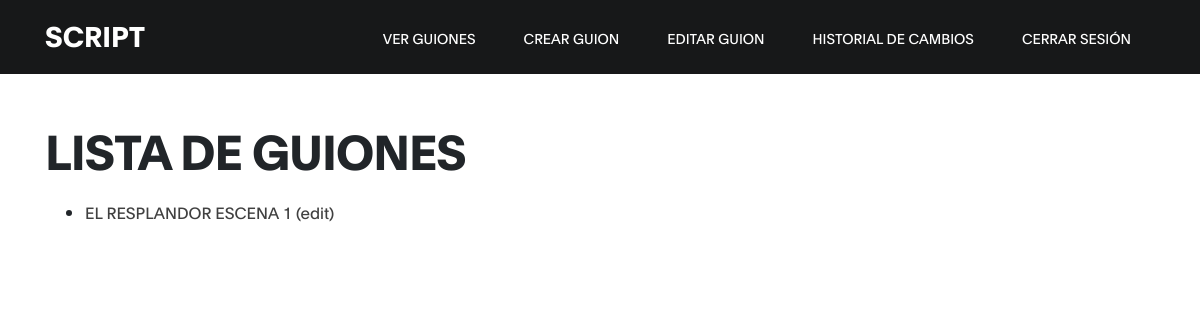
The page /ver_guiones/ on the database as committed earlier.
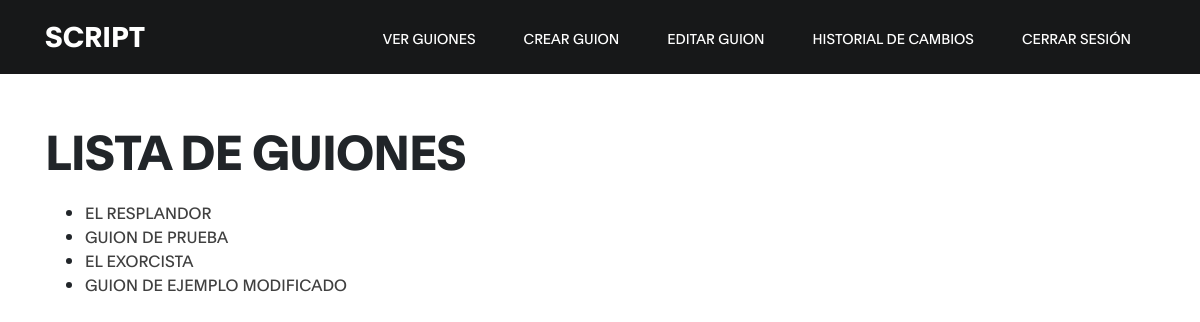
The same page on the database as committed later.
### base/models.py (models this page shows, shortened)
class Guion(models.Model):
    titulo = models.CharField(max_length=200)
    genero = models.CharField(max_length=100)
    ubicacion_actores = models.TextField()
    pose_actores = models.ForeignKey(Pose, on_delete=models.CASCADE)
    dialogos = models.TextField()
    fecha_creacion = models.DateTimeField(auto_now_add=True)
    fecha_modificacion = models.DateTimeField(auto_now=True)

### base/views.py (the view)
# urls.py: path("ver_guiones/", views.ver_guiones, name="ver_guiones"),
def ver_guiones(request):
    guiones = Guion.objects.all()
    return render(request, "ver_guiones.html", {"guiones": guiones})

### base/templates/ver_guiones.html (shortened to what this page needs)
<!DOCTYPE html>
<html lang="en">
<head>
     {% load static %}
    <link rel="stylesheet" href="{% static 'css/bootstrap.min.css' %}">
    <link rel="stylesheet" href="{% static 'css/font-awesome.min.css' %}">
    <link rel="stylesheet" href="{% static 'css/aos.css' %}">
    <link rel="stylesheet" href="{% static 'css/tmplt-style.css' %}">
     <link rel="stylesheet" href="{% static 'css/bootstrap.min.css' %}">
     <link rel="stylesheet" href="{% static 'css/font-awesome.min.css' %}">
     <link rel="stylesheet" href="{% static 'css/aos.css' %}">
     <link rel="stylesheet" href="{% static 'css/tmplt-style.css' %}">
</head>
<body  data-target="#navbarNav" data-offset="50">
    <nav class="navbar navbar-expand-lg fixed-top">
        <div class="container">
            <a class="navbar-brand" href="{% url 'dashboard' %}" class="nav-link">SCRIPT</a>
            <div class="collapse navbar-collapse" id="navbarNav">
                <ul class="navbar-nav ml-lg-auto">
                    <li class="nav-item">
                        <a href="{% url 'ver_guiones' %}" class="nav-link">Ver guiones</a>
                    </li>
                    <li class="nav-item">
                        <a href="{% url 'crear_guion' %}" class="nav-link">Crear guion</a>
                    </li>
                    <li class="nav-item">
                        <a href="{% url 'lista_guiones' %}" class="nav-link">Editar guion</a>
                    </li>
                    <li class="nav-item">
                        <a href="{% url 'lista_guion_historial' %}" class="nav-link">Historial de cambios</a>
                    </li>
                    <li class="nav-item">
                        <a href="{% url 'logout' %}" class="nav-link">Cerrar sesión</a>
                    </li>
                </ul>
            </div>
        </div>
    </nav>
    <div class="container mt-5 pt-5">
        <h1>Lista de guiones</h1>
        <ul>
            {% for guion in guiones %}
            <li>
                <a href="{% url 'detalles_guion' guion.id %}">{{ guion.titulo }}</a>
            </li>
            {% endfor %}
        </ul>
    </div>
</body>
</html>

### base/static/css/tmplt-style.css (style rules this page uses)
:root { --primary-color: #f13a11; --white-color: #ffffff; --dark-color: #171819; --about-bg-color: #f9f9f9; --gray-color: #909090; --link-color: #404040; --p-color: #666262; --base-font-family: 'Plain', sans-serif; --font-weight-bold: bold; --font-weight-normal: normal; --font-weight-light: 300; --font-weight-thin: 100; --h1-font-size: 48px; --h2-font-size: 36px; --h3-font-size: 28px; --h4-font-size: 24px; --h5-font-size: 22px; --h6-font-size: 22px; --p-font-size: 18px; --base-font-size: 16px; --menu-font-size: 14px; --border-radius-large: 100%; --border-radius-small: 2px; }
body { background: var(--white-color); font-family: var(--base-font-family); }
h1,h2,h3,h4,h5,h6 { font-weight: var(--font-weight-thin); line-height: normal; }
h1 { font-size: var(--h1-font-size); font-weight: var(--font-weight-bold); letter-spacing: -1px; text-transform: uppercase; margin: 20px 0; }
* { -webkit-box-sizing: border-box; -moz-box-sizing: border-box; box-sizing: border-box; }
*::before, *::after { -webkit-box-sizing: border-box; -moz-box-sizing: border-box; box-sizing: border-box; }
a { color: var(--link-color); font-weight: normal; text-decoration: none; transition: all 0.3s ease; }
.navbar { background: var(--dark-color); padding: 1rem; }
.navbar-expand-lg .navbar-nav .nav-link { padding-right: 1.5rem; padding-left: 1.5rem; }
.navbar-brand { color: var(--white-color); font-size: var(--h3-font-size); font-weight: var(--font-weight-bold); line-height: normal; padding-top: 0; }
.nav-item .nav-link { display: block; color: var(--white-color); font-size: var(--menu-font-size); font-weight: var(--font-weight-normal); text-transform: uppercase; padding: 2px 6px; }

Rows that differ between the two databases and show on the page:
changed Guion: titulo "EL RESPLANDOR ESCENA 1 (edit)" → "EL RESPLANDOR"
added Guion: titulo "GUION DE PRUEBA"
added Guion: titulo "EL EXORCISTA"
added Guion: titulo "GUION DE EJEMPLO MODIFICADO"
